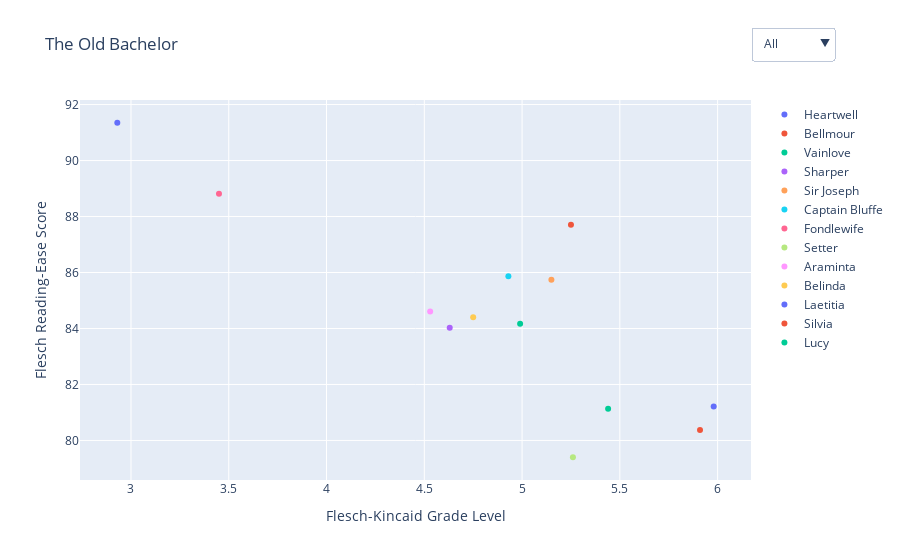
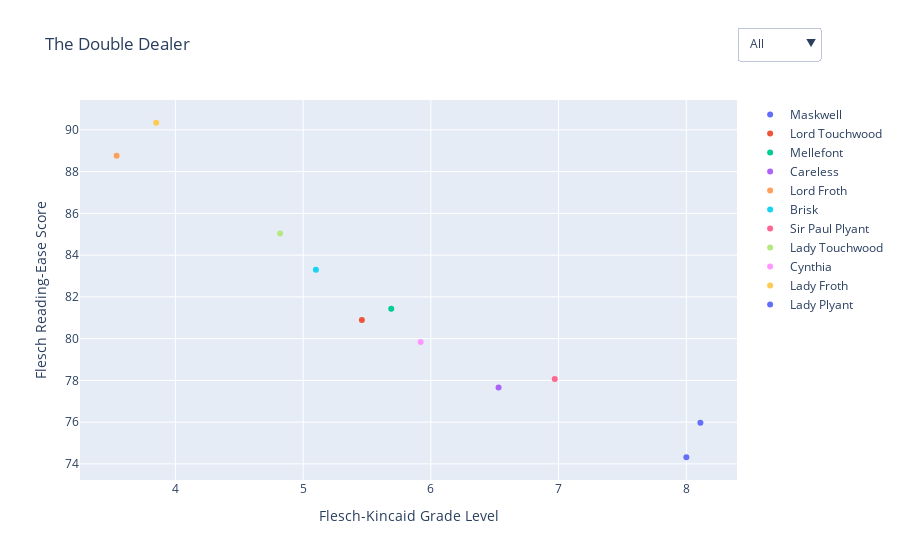
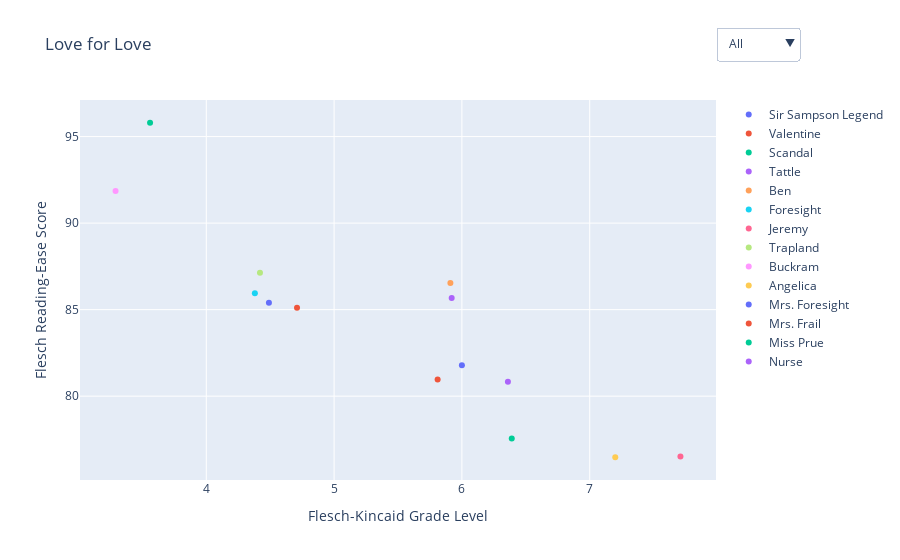
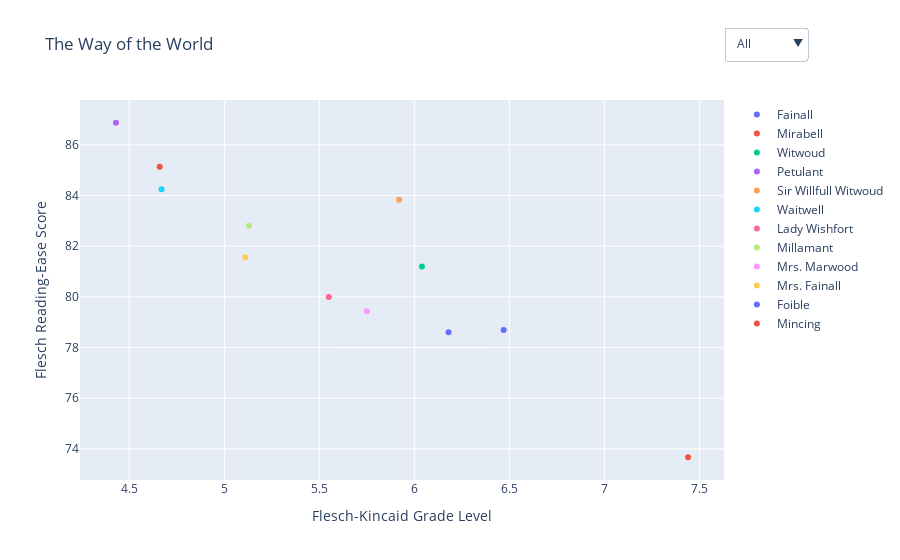

The code cell stored with these charts, in order, in its notebook:
### Code cell
create_scatter_plot(tob_gl_scores, tob_re_scores, tob_men, tob_women, filename="tob_flesch_kincaid_scatter", title="The Old Bachelor")
create_scatter_plot(tdd_gl_scores, tdd_re_scores, tdd_men, tdd_women, filename="tdd_flesch_kincaid_scatter", title="The Double Dealer")
create_scatter_plot(lfl_gl_scores, lfl_re_scores, lfl_men, lfl_women, filename="lfl_flesch_kincaid_scatter", title="Love for Love")
create_scatter_plot(twotw_gl_scores, twotw_re_scores, twotw_men, twotw_women, filename="twotw_flesch_kincaid_scatter", title="The Way of the World")

### Figure 1 — Plotly figure (JSON) as saved in the notebook; plotly's stock layout.template omitted (floating-point values rounded to 4 significant figures)
{"data": [{"customdata": [["Heartwell"]], "hovertemplate": "<b>%{customdata[0]}</b><br>Flesch-Kincaid Grade Level: %{x}<br>Flesch Reading-Ease Score: %{y}<extra></extra>", "legendgroup": "Heartwell", "marker": {"color": "#636efa", "symbol": "circle"}, "mode": "markers", "name": "Heartwell", "orientation": "v", "showlegend": true, "type": "scatter", "x": [5.98], "xaxis": "x", "y": [81.21], "yaxis": "y"}, {"customdata": [["Bellmour"]], "hovertemplate": "<b>%{customdata[0]}</b><br>Flesch-Kincaid Grade Level: %{x}<br>Flesch Reading-Ease Score: %{y}<extra></extra>", "legendgroup": "Bellmour", "marker": {"color": "#EF553B", "symbol": "circle"}, "mode": "markers", "name": "Bellmour", "orientation": "v", "showlegend": true, "type": "scatter", "x": [5.91], "xaxis": "x", "y": [80.37], "yaxis": "y"}, {"customdata": [["Vainlove"]], "hovertemplate": "<b>%{customdata[0]}</b><br>Flesch-Kincaid Grade Level: %{x}<br>Flesch Reading-Ease Score: %{y}<extra></extra>", "legendgroup": "Vainlove", "marker": {"color": "#00cc96", "symbol": "circle"}, "mode": "markers", "name": "Vainlove", "orientation": "v", "showlegend": true, "type": "scatter", "x": [4.99], "xaxis": "x", "y": [84.17], "yaxis": "y"}, {"customdata": [["Sharper"]], "hovertemplate": "<b>%{customdata[0]}</b><br>Flesch-Kincaid Grade Level: %{x}<br>Flesch Reading-Ease Score: %{y}<extra></extra>", "legendgroup": "Sharper", "marker": {"color": "#ab63fa", "symbol": "circle"}, "mode": "markers", "name": "Sharper", "orientation": "v", "showlegend": true, "type": "scatter", "x": [4.63], "xaxis": "x", "y": [84.03], "yaxis": "y"}, {"customdata": [["Sir Joseph"]], "hovertemplate": "<b>%{customdata[0]}</b><br>Flesch-Kincaid Grade Level: %{x}<br>Flesch Reading-Ease Score: %{y}<extra></extra>", "legendgroup": "Sir Joseph", "marker": {"color": "#FFA15A", "symbol": "circle"}, "mode": "markers", "name": "Sir Joseph", "orientation": "v", "showlegend": true, "type": "scatter", "x": [5.15], "xaxis": "x", "y": [85.74], "yaxis": "y"}, {"customdata": [["Captain Bluffe"]], "hovertemplate": "<b>%{customdata[0]}</b><br>Flesch-Kincaid Grade Level: %{x}<br>Flesch Reading-Ease Score: %{y}<extra></extra>", "legendgroup": "Captain Bluffe", "marker": {"color": "#19d3f3", "symbol": "circle"}, "mode": "markers", "name": "Captain Bluffe", "orientation": "v", "showlegend": true, "type": "scatter", "x": [4.93], "xaxis": "x", "y": [85.87], "yaxis": "y"}, {"customdata": [["Fondlewife"]], "hovertemplate": "<b>%{customdata[0]}</b><br>Flesch-Kincaid Grade Level: %{x}<br>Flesch Reading-Ease Score: %{y}<extra></extra>", "legendgroup": "Fondlewife", "marker": {"color": "#FF6692", "symbol": "circle"}, "mode": "markers", "name": "Fondlewife", "orientation": "v", "showlegend": true, "type": "scatter", "x": [3.45], "xaxis": "x", "y": [88.81], "yaxis": "y"}, {"customdata": [["Setter"]], "hovertemplate": "<b>%{customdata[0]}</b><br>Flesch-Kincaid Grade Level: %{x}<br>Flesch Reading-Ease Score: %{y}<extra></extra>", "legendgroup": "Setter", "marker": {"color": "#B6E880", "symbol": "circle"}, "mode": "markers", "name": "Setter", "orientation": "v", "showlegend": true, "type": "scatter", "x": [5.26], "xaxis": "x", "y": [79.4], "yaxis": "y"}, {"customdata": [["Araminta"]], "hovertemplate": "<b>%{customdata[0]}</b><br>Flesch-Kincaid Grade Level: %{x}<br>Flesch Reading-Ease Score: %{y}<extra></extra>", "legendgroup": "Araminta", "marker": {"color": "#FF97FF", "symbol": "circle"}, "mode": "markers", "name": "Araminta", "orientation": "v", "showlegend": true, "type": "scatter", "x": [4.53], "xaxis": "x", "y": [84.61], "yaxis": "y"}, {"customdata": [["Belinda"]], "hovertemplate": "<b>%{customdata[0]}</b><br>Flesch-Kincaid Grade Level: %{x}<br>Flesch Reading-Ease Score: %{y}<extra></extra>", "legendgroup": "Belinda", "marker": {"color": "#FECB52", "symbol": "circle"}, "mode": "markers", "name": "Belinda", "orientation": "v", "showlegend": true, "type": "scatter", "x": [4.75], "xaxis": "x", "y": [84.4], "yaxis": "y"}, {"customdata": [["Laetitia"]], "hovertemplate": "<b>%{customdata[0]}</b><br>Flesch-Kincaid Grade Level: %{x}<br>Flesch Reading-Ease Score: %{y}<extra></extra>", "legendgroup": "Laetitia", "marker": {"color": "#636efa", "symbol": "circle"}, "mode": "markers", "name": "Laetitia", "orientation": "v", "showlegend": true, "type": "scatter", "x": [2.93], "xaxis": "x", "y": [91.35], "yaxis": "y"}, {"customdata": [["Silvia"]], "hovertemplate": "<b>%{customdata[0]}</b><br>Flesch-Kincaid Grade Level: %{x}<br>Flesch Reading-Ease Score: %{y}<extra></extra>", "legendgroup": "Silvia", "marker": {"color": "#EF553B", "symbol": "circle"}, "mode": "markers", "name": "Silvia", "orientation": "v", "showlegend": true, "type": "scatter", "x": [5.25], "xaxis": "x", "y": [87.71], "yaxis": "y"}, {"customdata": [["Lucy"]], "hovertemplate": "<b>%{customdata[0]}</b><br>Flesch-Kincaid Grade Level: %{x}<br>Flesch Reading-Ease Score: %{y}<extra></extra>", "legendgroup": "Lucy", "marker": {"color": "#00cc96", "symbol": "circle"}, "mode": "markers", "name": "Lucy", "orientation": "v", "showlegend": true, "type": "scatter", "x": [5.44], "xaxis": "x", "y": [81.13], "yaxis": "y"}], "layout": {"autosize": true, "legend": {"title": {"text": ""}, "tracegroupgap": 0}, "title": {"text": "The Old Bachelor"}, "updatemenus": [{"buttons": [{"args": [{"visible": [true, true, true, true, true, true, true, true, true, true, true, true, true]}, {"title": "The Old Bachelor"}], "label": "All", "method": "update"}, {"args": [{"visible": [true, true, true, true, true, true, true, true, false, false, false, false, false]}, {"title": "The Old Bachelor (Men)"}], "label": "Men", "method": "update"}, {"args": [{"visible": [false, false, false, false, false, false, false, false, true, true, true, true, true]}, {"title": "The Old Bachelor (Women)"}], "label": "Women", "method": "update"}, {"args": [{"visible": "legendonly"}, {"title": "The Old Bachelor (Custom)"}], "label": "Custom", "method": "update"}], "direction": "down", "showactive": true, "x": 1, "xanchor": "left", "y": 1.191, "yanchor": "top"}], "xaxis": {"anchor": "y", "autorange": true, "domain": [0, 1], "range": [2.744, 6.166], "title": {"text": "Flesch-Kincaid Grade Level"}, "type": "linear"}, "yaxis": {"anchor": "x", "autorange": true, "domain": [0, 1], "range": [78.41, 92.34], "title": {"text": "Flesch Reading-Ease Score"}, "type": "linear"}}}

### Figure 2 — Plotly figure (JSON) as saved in the notebook; plotly's stock layout.template omitted (floating-point values rounded to 4 significant figures)
{"data": [{"customdata": [["Maskwell"]], "hovertemplate": "<b>%{customdata[0]}</b><br>Flesch-Kincaid Grade Level: %{x}<br>Flesch Reading-Ease Score: %{y}<extra></extra>", "legendgroup": "Maskwell", "marker": {"color": "#636efa", "symbol": "circle"}, "mode": "markers", "name": "Maskwell", "orientation": "v", "showlegend": true, "type": "scatter", "x": [8.11], "xaxis": "x", "y": [75.97], "yaxis": "y"}, {"customdata": [["Lord Touchwood"]], "hovertemplate": "<b>%{customdata[0]}</b><br>Flesch-Kincaid Grade Level: %{x}<br>Flesch Reading-Ease Score: %{y}<extra></extra>", "legendgroup": "Lord Touchwood", "marker": {"color": "#EF553B", "symbol": "circle"}, "mode": "markers", "name": "Lord Touchwood", "orientation": "v", "showlegend": true, "type": "scatter", "x": [5.46], "xaxis": "x", "y": [80.89], "yaxis": "y"}, {"customdata": [["Mellefont"]], "hovertemplate": "<b>%{customdata[0]}</b><br>Flesch-Kincaid Grade Level: %{x}<br>Flesch Reading-Ease Score: %{y}<extra></extra>", "legendgroup": "Mellefont", "marker": {"color": "#00cc96", "symbol": "circle"}, "mode": "markers", "name": "Mellefont", "orientation": "v", "showlegend": true, "type": "scatter", "x": [5.69], "xaxis": "x", "y": [81.43], "yaxis": "y"}, {"customdata": [["Careless"]], "hovertemplate": "<b>%{customdata[0]}</b><br>Flesch-Kincaid Grade Level: %{x}<br>Flesch Reading-Ease Score: %{y}<extra></extra>", "legendgroup": "Careless", "marker": {"color": "#ab63fa", "symbol": "circle"}, "mode": "markers", "name": "Careless", "orientation": "v", "showlegend": true, "type": "scatter", "x": [6.53], "xaxis": "x", "y": [77.66], "yaxis": "y"}, {"customdata": [["Lord Froth"]], "hovertemplate": "<b>%{customdata[0]}</b><br>Flesch-Kincaid Grade Level: %{x}<br>Flesch Reading-Ease Score: %{y}<extra></extra>", "legendgroup": "Lord Froth", "marker": {"color": "#FFA15A", "symbol": "circle"}, "mode": "markers", "name": "Lord Froth", "orientation": "v", "showlegend": true, "type": "scatter", "x": [3.54], "xaxis": "x", "y": [88.76], "yaxis": "y"}, {"customdata": [["Brisk"]], "hovertemplate": "<b>%{customdata[0]}</b><br>Flesch-Kincaid Grade Level: %{x}<br>Flesch Reading-Ease Score: %{y}<extra></extra>", "legendgroup": "Brisk", "marker": {"color": "#19d3f3", "symbol": "circle"}, "mode": "markers", "name": "Brisk", "orientation": "v", "showlegend": true, "type": "scatter", "x": [5.1], "xaxis": "x", "y": [83.3], "yaxis": "y"}, {"customdata": [["Sir Paul Plyant"]], "hovertemplate": "<b>%{customdata[0]}</b><br>Flesch-Kincaid Grade Level: %{x}<br>Flesch Reading-Ease Score: %{y}<extra></extra>", "legendgroup": "Sir Paul Plyant", "marker": {"color": "#FF6692", "symbol": "circle"}, "mode": "markers", "name": "Sir Paul Plyant", "orientation": "v", "showlegend": true, "type": "scatter", "x": [6.97], "xaxis": "x", "y": [78.07], "yaxis": "y"}, {"customdata": [["Lady Touchwood"]], "hovertemplate": "<b>%{customdata[0]}</b><br>Flesch-Kincaid Grade Level: %{x}<br>Flesch Reading-Ease Score: %{y}<extra></extra>", "legendgroup": "Lady Touchwood", "marker": {"color": "#B6E880", "symbol": "circle"}, "mode": "markers", "name": "Lady Touchwood", "orientation": "v", "showlegend": true, "type": "scatter", "x": [4.82], "xaxis": "x", "y": [85.03], "yaxis": "y"}, {"customdata": [["Cynthia"]], "hovertemplate": "<b>%{customdata[0]}</b><br>Flesch-Kincaid Grade Level: %{x}<br>Flesch Reading-Ease Score: %{y}<extra></extra>", "legendgroup": "Cynthia", "marker": {"color": "#FF97FF", "symbol": "circle"}, "mode": "markers", "name": "Cynthia", "orientation": "v", "showlegend": true, "type": "scatter", "x": [5.92], "xaxis": "x", "y": [79.84], "yaxis": "y"}, {"customdata": [["Lady Froth"]], "hovertemplate": "<b>%{customdata[0]}</b><br>Flesch-Kincaid Grade Level: %{x}<br>Flesch Reading-Ease Score: %{y}<extra></extra>", "legendgroup": "Lady Froth", "marker": {"color": "#FECB52", "symbol": "circle"}, "mode": "markers", "name": "Lady Froth", "orientation": "v", "showlegend": true, "type": "scatter", "x": [3.85], "xaxis": "x", "y": [90.34], "yaxis": "y"}, {"customdata": [["Lady Plyant"]], "hovertemplate": "<b>%{customdata[0]}</b><br>Flesch-Kincaid Grade Level: %{x}<br>Flesch Reading-Ease Score: %{y}<extra></extra>", "legendgroup": "Lady Plyant", "marker": {"color": "#636efa", "symbol": "circle"}, "mode": "markers", "name": "Lady Plyant", "orientation": "v", "showlegend": true, "type": "scatter", "x": [8], "xaxis": "x", "y": [74.32], "yaxis": "y"}], "layout": {"autosize": true, "legend": {"title": {"text": ""}, "tracegroupgap": 0}, "title": {"text": "The Double Dealer"}, "updatemenus": [{"buttons": [{"args": [{"visible": [true, true, true, true, true, true, true, true, true, true, true]}, {"title": "The Double Dealer"}], "label": "All", "method": "update"}, {"args": [{"visible": [true, true, true, true, true, true, true, false, false, false, false]}, {"title": "The Double Dealer (Men)"}], "label": "Men", "method": "update"}, {"args": [{"visible": [false, false, false, false, false, false, false, true, true, true, true]}, {"title": "The Double Dealer (Women)"}], "label": "Women", "method": "update"}, {"args": [{"visible": "legendonly"}, {"title": "The Double Dealer (Custom)"}], "label": "Custom", "method": "update"}], "direction": "down", "showactive": true, "x": 1, "xanchor": "left", "y": 1.191, "yanchor": "top"}], "xaxis": {"anchor": "y", "autorange": true, "domain": [0, 1], "range": [3.261, 8.389], "title": {"text": "Flesch-Kincaid Grade Level"}, "type": "linear"}, "yaxis": {"anchor": "x", "autorange": true, "domain": [0, 1], "range": [73.0, 91.66], "title": {"text": "Flesch Reading-Ease Score"}, "type": "linear"}}}

### Figure 3 — Plotly figure (JSON) as saved in the notebook; plotly's stock layout.template omitted (floating-point values rounded to 4 significant figures)
{"data": [{"customdata": [["Sir Sampson Legend"]], "hovertemplate": "<b>%{customdata[0]}</b><br>Flesch-Kincaid Grade Level: %{x}<br>Flesch Reading-Ease Score: %{y}<extra></extra>", "legendgroup": "Sir Sampson Legend", "marker": {"color": "#636efa", "symbol": "circle"}, "mode": "markers", "name": "Sir Sampson Legend", "orientation": "v", "showlegend": true, "type": "scatter", "x": [6], "xaxis": "x", "y": [81.79], "yaxis": "y"}, {"customdata": [["Valentine"]], "hovertemplate": "<b>%{customdata[0]}</b><br>Flesch-Kincaid Grade Level: %{x}<br>Flesch Reading-Ease Score: %{y}<extra></extra>", "legendgroup": "Valentine", "marker": {"color": "#EF553B", "symbol": "circle"}, "mode": "markers", "name": "Valentine", "orientation": "v", "showlegend": true, "type": "scatter", "x": [5.81], "xaxis": "x", "y": [80.96], "yaxis": "y"}, {"customdata": [["Scandal"]], "hovertemplate": "<b>%{customdata[0]}</b><br>Flesch-Kincaid Grade Level: %{x}<br>Flesch Reading-Ease Score: %{y}<extra></extra>", "legendgroup": "Scandal", "marker": {"color": "#00cc96", "symbol": "circle"}, "mode": "markers", "name": "Scandal", "orientation": "v", "showlegend": true, "type": "scatter", "x": [6.39], "xaxis": "x", "y": [77.56], "yaxis": "y"}, {"customdata": [["Tattle"]], "hovertemplate": "<b>%{customdata[0]}</b><br>Flesch-Kincaid Grade Level: %{x}<br>Flesch Reading-Ease Score: %{y}<extra></extra>", "legendgroup": "Tattle", "marker": {"color": "#ab63fa", "symbol": "circle"}, "mode": "markers", "name": "Tattle", "orientation": "v", "showlegend": true, "type": "scatter", "x": [6.36], "xaxis": "x", "y": [80.83], "yaxis": "y"}, {"customdata": [["Ben"]], "hovertemplate": "<b>%{customdata[0]}</b><br>Flesch-Kincaid Grade Level: %{x}<br>Flesch Reading-Ease Score: %{y}<extra></extra>", "legendgroup": "Ben", "marker": {"color": "#FFA15A", "symbol": "circle"}, "mode": "markers", "name": "Ben", "orientation": "v", "showlegend": true, "type": "scatter", "x": [5.91], "xaxis": "x", "y": [86.54], "yaxis": "y"}, {"customdata": [["Foresight"]], "hovertemplate": "<b>%{customdata[0]}</b><br>Flesch-Kincaid Grade Level: %{x}<br>Flesch Reading-Ease Score: %{y}<extra></extra>", "legendgroup": "Foresight", "marker": {"color": "#19d3f3", "symbol": "circle"}, "mode": "markers", "name": "Foresight", "orientation": "v", "showlegend": true, "type": "scatter", "x": [4.38], "xaxis": "x", "y": [85.95], "yaxis": "y"}, {"customdata": [["Jeremy"]], "hovertemplate": "<b>%{customdata[0]}</b><br>Flesch-Kincaid Grade Level: %{x}<br>Flesch Reading-Ease Score: %{y}<extra></extra>", "legendgroup": "Jeremy", "marker": {"color": "#FF6692", "symbol": "circle"}, "mode": "markers", "name": "Jeremy", "orientation": "v", "showlegend": true, "type": "scatter", "x": [7.71], "xaxis": "x", "y": [76.52], "yaxis": "y"}, {"customdata": [["Trapland"]], "hovertemplate": "<b>%{customdata[0]}</b><br>Flesch-Kincaid Grade Level: %{x}<br>Flesch Reading-Ease Score: %{y}<extra></extra>", "legendgroup": "Trapland", "marker": {"color": "#B6E880", "symbol": "circle"}, "mode": "markers", "name": "Trapland", "orientation": "v", "showlegend": true, "type": "scatter", "x": [4.42], "xaxis": "x", "y": [87.13], "yaxis": "y"}, {"customdata": [["Buckram"]], "hovertemplate": "<b>%{customdata[0]}</b><br>Flesch-Kincaid Grade Level: %{x}<br>Flesch Reading-Ease Score: %{y}<extra></extra>", "legendgroup": "Buckram", "marker": {"color": "#FF97FF", "symbol": "circle"}, "mode": "markers", "name": "Buckram", "orientation": "v", "showlegend": true, "type": "scatter", "x": [3.29], "xaxis": "x", "y": [91.86], "yaxis": "y"}, {"customdata": [["Angelica"]], "hovertemplate": "<b>%{customdata[0]}</b><br>Flesch-Kincaid Grade Level: %{x}<br>Flesch Reading-Ease Score: %{y}<extra></extra>", "legendgroup": "Angelica", "marker": {"color": "#FECB52", "symbol": "circle"}, "mode": "markers", "name": "Angelica", "orientation": "v", "showlegend": true, "type": "scatter", "x": [7.2], "xaxis": "x", "y": [76.47], "yaxis": "y"}, {"customdata": [["Mrs. Foresight"]], "hovertemplate": "<b>%{customdata[0]}</b><br>Flesch-Kincaid Grade Level: %{x}<br>Flesch Reading-Ease Score: %{y}<extra></extra>", "legendgroup": "Mrs. Foresight", "marker": {"color": "#636efa", "symbol": "circle"}, "mode": "markers", "name": "Mrs. Foresight", "orientation": "v", "showlegend": true, "type": "scatter", "x": [4.49], "xaxis": "x", "y": [85.4], "yaxis": "y"}, {"customdata": [["Mrs. Frail"]], "hovertemplate": "<b>%{customdata[0]}</b><br>Flesch-Kincaid Grade Level: %{x}<br>Flesch Reading-Ease Score: %{y}<extra></extra>", "legendgroup": "Mrs. Frail", "marker": {"color": "#EF553B", "symbol": "circle"}, "mode": "markers", "name": "Mrs. Frail", "orientation": "v", "showlegend": true, "type": "scatter", "x": [4.71], "xaxis": "x", "y": [85.11], "yaxis": "y"}, {"customdata": [["Miss Prue"]], "hovertemplate": "<b>%{customdata[0]}</b><br>Flesch-Kincaid Grade Level: %{x}<br>Flesch Reading-Ease Score: %{y}<extra></extra>", "legendgroup": "Miss Prue", "marker": {"color": "#00cc96", "symbol": "circle"}, "mode": "markers", "name": "Miss Prue", "orientation": "v", "showlegend": true, "type": "scatter", "x": [3.56], "xaxis": "x", "y": [95.8], "yaxis": "y"}, {"customdata": [["Nurse"]], "hovertemplate": "<b>%{customdata[0]}</b><br>Flesch-Kincaid Grade Level: %{x}<br>Flesch Reading-Ease Score: %{y}<extra></extra>", "legendgroup": "Nurse", "marker": {"color": "#ab63fa", "symbol": "circle"}, "mode": "markers", "name": "Nurse", "orientation": "v", "showlegend": true, "type": "scatter", "x": [5.92], "xaxis": "x", "y": [85.67], "yaxis": "y"}], "layout": {"autosize": true, "legend": {"title": {"text": ""}, "tracegroupgap": 0}, "title": {"text": "Love for Love"}, "updatemenus": [{"buttons": [{"args": [{"visible": [true, true, true, true, true, true, true, true, true, true, true, true, true, true]}, {"title": "Love for Love"}], "label": "All", "method": "update"}, {"args": [{"visible": [true, true, true, true, true, true, true, true, true, false, false, false, false, false]}, {"title": "Love for Love (Men)"}], "label": "Men", "method": "update"}, {"args": [{"visible": [false, false, false, false, false, false, false, false, false, true, true, true, true, true]}, {"title": "Love for Love (Women)"}], "label": "Women", "method": "update"}, {"args": [{"visible": "legendonly"}, {"title": "Love for Love (Custom)"}], "label": "Custom", "method": "update"}], "direction": "down", "showactive": true, "x": 1, "xanchor": "left", "y": 1.191, "yanchor": "top"}], "xaxis": {"anchor": "y", "autorange": true, "domain": [0, 1], "range": [3.019, 7.981], "title": {"text": "Flesch-Kincaid Grade Level"}, "type": "linear"}, "yaxis": {"anchor": "x", "autorange": true, "domain": [0, 1], "range": [74.87, 97.4], "title": {"text": "Flesch Reading-Ease Score"}, "type": "linear"}}}

### Figure 4 — Plotly figure (JSON) as saved in the notebook; plotly's stock layout.template omitted (floating-point values rounded to 4 significant figures)
{"data": [{"customdata": [["Fainall"]], "hovertemplate": "<b>%{customdata[0]}</b><br>Flesch-Kincaid Grade Level: %{x}<br>Flesch Reading-Ease Score: %{y}<extra></extra>", "legendgroup": "Fainall", "marker": {"color": "#636efa", "symbol": "circle"}, "mode": "markers", "name": "Fainall", "orientation": "v", "showlegend": true, "type": "scatter", "x": [6.18], "xaxis": "x", "y": [78.6], "yaxis": "y"}, {"customdata": [["Mirabell"]], "hovertemplate": "<b>%{customdata[0]}</b><br>Flesch-Kincaid Grade Level: %{x}<br>Flesch Reading-Ease Score: %{y}<extra></extra>", "legendgroup": "Mirabell", "marker": {"color": "#EF553B", "symbol": "circle"}, "mode": "markers", "name": "Mirabell", "orientation": "v", "showlegend": true, "type": "scatter", "x": [7.44], "xaxis": "x", "y": [73.67], "yaxis": "y"}, {"customdata": [["Witwoud"]], "hovertemplate": "<b>%{customdata[0]}</b><br>Flesch-Kincaid Grade Level: %{x}<br>Flesch Reading-Ease Score: %{y}<extra></extra>", "legendgroup": "Witwoud", "marker": {"color": "#00cc96", "symbol": "circle"}, "mode": "markers", "name": "Witwoud", "orientation": "v", "showlegend": true, "type": "scatter", "x": [6.04], "xaxis": "x", "y": [81.2], "yaxis": "y"}, {"customdata": [["Petulant"]], "hovertemplate": "<b>%{customdata[0]}</b><br>Flesch-Kincaid Grade Level: %{x}<br>Flesch Reading-Ease Score: %{y}<extra></extra>", "legendgroup": "Petulant", "marker": {"color": "#ab63fa", "symbol": "circle"}, "mode": "markers", "name": "Petulant", "orientation": "v", "showlegend": true, "type": "scatter", "x": [4.43], "xaxis": "x", "y": [86.87], "yaxis": "y"}, {"customdata": [["Sir Willfull Witwoud"]], "hovertemplate": "<b>%{customdata[0]}</b><br>Flesch-Kincaid Grade Level: %{x}<br>Flesch Reading-Ease Score: %{y}<extra></extra>", "legendgroup": "Sir Willfull Witwoud", "marker": {"color": "#FFA15A", "symbol": "circle"}, "mode": "markers", "name": "Sir Willfull Witwoud", "orientation": "v", "showlegend": true, "type": "scatter", "x": [5.92], "xaxis": "x", "y": [83.83], "yaxis": "y"}, {"customdata": [["Waitwell"]], "hovertemplate": "<b>%{customdata[0]}</b><br>Flesch-Kincaid Grade Level: %{x}<br>Flesch Reading-Ease Score: %{y}<extra></extra>", "legendgroup": "Waitwell", "marker": {"color": "#19d3f3", "symbol": "circle"}, "mode": "markers", "name": "Waitwell", "orientation": "v", "showlegend": true, "type": "scatter", "x": [4.67], "xaxis": "x", "y": [84.25], "yaxis": "y"}, {"customdata": [["Lady Wishfort"]], "hovertemplate": "<b>%{customdata[0]}</b><br>Flesch-Kincaid Grade Level: %{x}<br>Flesch Reading-Ease Score: %{y}<extra></extra>", "legendgroup": "Lady Wishfort", "marker": {"color": "#FF6692", "symbol": "circle"}, "mode": "markers", "name": "Lady Wishfort", "orientation": "v", "showlegend": true, "type": "scatter", "x": [5.55], "xaxis": "x", "y": [79.99], "yaxis": "y"}, {"customdata": [["Millamant"]], "hovertemplate": "<b>%{customdata[0]}</b><br>Flesch-Kincaid Grade Level: %{x}<br>Flesch Reading-Ease Score: %{y}<extra></extra>", "legendgroup": "Millamant", "marker": {"color": "#B6E880", "symbol": "circle"}, "mode": "markers", "name": "Millamant", "orientation": "v", "showlegend": true, "type": "scatter", "x": [5.13], "xaxis": "x", "y": [82.81], "yaxis": "y"}, {"customdata": [["Mrs. Marwood"]], "hovertemplate": "<b>%{customdata[0]}</b><br>Flesch-Kincaid Grade Level: %{x}<br>Flesch Reading-Ease Score: %{y}<extra></extra>", "legendgroup": "Mrs. Marwood", "marker": {"color": "#FF97FF", "symbol": "circle"}, "mode": "markers", "name": "Mrs. Marwood", "orientation": "v", "showlegend": true, "type": "scatter", "x": [5.75], "xaxis": "x", "y": [79.43], "yaxis": "y"}, {"customdata": [["Mrs. Fainall"]], "hovertemplate": "<b>%{customdata[0]}</b><br>Flesch-Kincaid Grade Level: %{x}<br>Flesch Reading-Ease Score: %{y}<extra></extra>", "legendgroup": "Mrs. Fainall", "marker": {"color": "#FECB52", "symbol": "circle"}, "mode": "markers", "name": "Mrs. Fainall", "orientation": "v", "showlegend": true, "type": "scatter", "x": [5.11], "xaxis": "x", "y": [81.56], "yaxis": "y"}, {"customdata": [["Foible"]], "hovertemplate": "<b>%{customdata[0]}</b><br>Flesch-Kincaid Grade Level: %{x}<br>Flesch Reading-Ease Score: %{y}<extra></extra>", "legendgroup": "Foible", "marker": {"color": "#636efa", "symbol": "circle"}, "mode": "markers", "name": "Foible", "orientation": "v", "showlegend": true, "type": "scatter", "x": [6.47], "xaxis": "x", "y": [78.69], "yaxis": "y"}, {"customdata": [["Mincing"]], "hovertemplate": "<b>%{customdata[0]}</b><br>Flesch-Kincaid Grade Level: %{x}<br>Flesch Reading-Ease Score: %{y}<extra></extra>", "legendgroup": "Mincing", "marker": {"color": "#EF553B", "symbol": "circle"}, "mode": "markers", "name": "Mincing", "orientation": "v", "showlegend": true, "type": "scatter", "x": [4.66], "xaxis": "x", "y": [85.13], "yaxis": "y"}], "layout": {"autosize": true, "legend": {"title": {"text": ""}, "tracegroupgap": 0}, "title": {"text": "The Way of the World"}, "updatemenus": [{"buttons": [{"args": [{"visible": [true, true, true, true, true, true, true, true, true, true, true, true]}, {"title": "The Way of the World"}], "label": "All", "method": "update"}, {"args": [{"visible": [true, true, true, true, true, true, false, false, false, false, false, false]}, {"title": "The Way of the World (Men)"}], "label": "Men", "method": "update"}, {"args": [{"visible": [false, false, false, false, false, false, true, true, true, true, true, true]}, {"title": "The Way of the World (Women)"}], "label": "Women", "method": "update"}, {"args": [{"visible": "legendonly"}, {"title": "The Way of the World (Custom)"}], "label": "Custom", "method": "update"}], "direction": "down", "showactive": true, "x": 1, "xanchor": "left", "y": 1.191, "yanchor": "top"}], "xaxis": {"anchor": "y", "autorange": true, "domain": [0, 1], "range": [4.246, 7.624], "title": {"text": "Flesch-Kincaid Grade Level"}, "type": "linear"}, "yaxis": {"anchor": "x", "autorange": true, "domain": [0, 1], "range": [72.58, 87.96], "title": {"text": "Flesch Reading-Ease Score"}, "type": "linear"}}}
